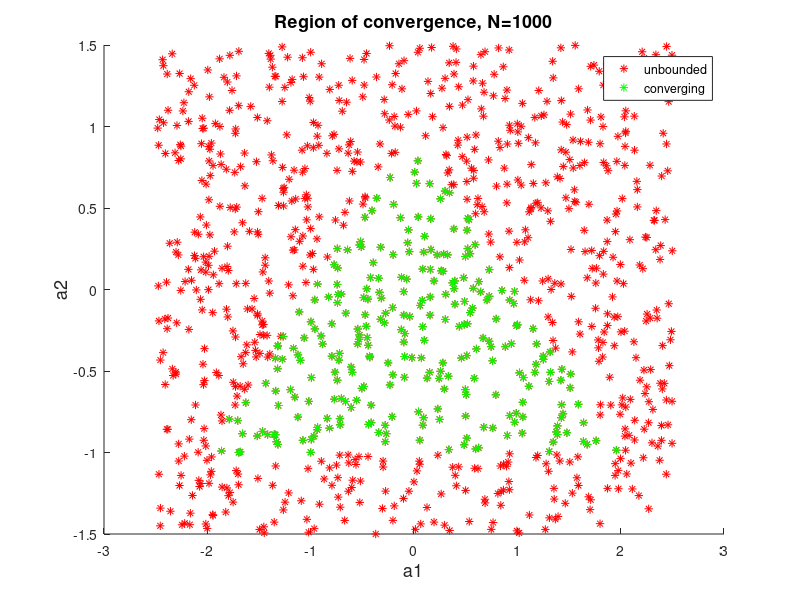

MATLAB code to generate this figure: (Note: this script raises an error after producing the figure.)
% CW2 q 2.3
clear all;
close all;

% q231
M = 1;
N = 1000;
a1_range = [-2.5, 2.5];
a2_range = [-1.5, 1.5];

a0 = 1;
a1 = a1_range(1) + (a1_range(2) - a1_range(1)) * rand(M, N);
a2 = a2_range(1) + (a2_range(2) - a2_range(1)) * rand(M, N);

N2 = 1000;
w = randn(M, N2);
b = [1];
a = [a0, a1, a2];
x=filter(b,a,w);

figure; hold on
plot(a1, a2, 'r*');
cond1 = (a1 < (1 - a2));
cond2 = (a1 > (a2 -1));
cond3a = a2<1;
cond3b = a2>(-1);
a1_bound = a1( cond1 & cond2 & cond3a & cond3b);
a2_bound = a2( cond1 & cond2 & cond3a & cond3b);
% a2(a1 < (1 - a2));
% a2_bound = a2_bound(a1 > (a2 -1));
% a2_bound = a2_bound( a2<1 );
% a2_bound = a2_bound( a2>(-1));
plot(a1_bound, a2_bound, 'g*');
title(['\fontsize{18}Region of convergence, N=', num2str(N)]);
xlabel('\fontsize{18}a1'); ylabel('\fontsize{18}a2');
legend('unbounded', 'converging')
hold off


%% q232 Sunspot
% Use load sunspot.dat -- The data are contained in the second column of 
% the variable sunspot
load sunspot.dat        % 'sunspot'
sun = sunspot(:,2);
sun_norm = zscore(sun);
time = sunspot(:,1);


% ACF sunspots
figure('PaperPosition', [0 0 35 14]);
plotcount=1;
m_sun = zeros(1,3);
for N = [5, 20, 250]
    sample_sun = sun(1:N);
    [acf, tau] = xcorr(sample_sun, 'unbiased');    
    sample_sun = sun(1:N);
    [acf_m, tau_m] = xcorr(sample_sun - mean(sample_sun), 'unbiased');
    subplot(1,3,plotcount);
    stem(tau, acf); hold on
    stem(tau_m, acf_m);
    title(['\fontsize{18}ACF of sunspots, N=', num2str(N)])
    xlabel('Time lag tau'); ylabel('ACF strength');
    set(gca, 'Fontsize', 18);
    lgd = legend('Sunspot data', 'Zero-mean data'); lgd.Location = 'south';

    plotcount = plotcount+1;
    hold off
end
saveas(gcf,'CW2_q232','epsc');
%%
p =3;
a = aryule(sun_norm, p);
est_x = filter(1, a, sun_norm);
est_x = zscore(est_x);
figure('PaperPosition', [0 0 10 8]); hold on
plot(time, sun_norm); plot(time, est_x);
title('YW AR(2) Sunspot estimate');
xlabel('Time (yrs)'); ylabel('Sunspots');
lgd = legend('Sunspot', 'Estimate'); lgd.FontSize = 15;
set(gca, 'Fontsize', 18);
saveas(gcf, 'CW2_q232_est', 'epsc');




%% q233: YW model order

p_max = 10;
sun_norm = zscore(sunspot(:,2));    % Normalizing sunspot to 0 mean 1 variance
% Calculate AR(p) models 
for p=1:p_max
    [part_coeffs, var, ref_coeff] = aryule(sunspot(:,2), p);
    [part_coeffs_norm, var_norm, ref_coeff_norm] = aryule(sun_norm, p);  
    
end

% Plot stem of 'reflection coefficients'
figure('PaperPosition',[0 0 35 8]); subplot(1,2,1); hold on
stem(-ref_coeff); plot(zeros(1,p)+var_norm); plot(zeros(1,p)-var_norm);
set(gca, 'Fontsize', 20);
title('RCs'); xlabel('Model order');
hold off
subplot(1,2,2); hold on
stem(-ref_coeff_norm); plot(zeros(1,p)+var_norm); plot(zeros(1,p)-var_norm); 
set(gca, 'Fontsize', 20); 
title('RCs normalized'); ylabel('Reflection coeff');
hold off
saveas(gcf,'CW2_q233','epsc');


%% q 2.3.4: Model order estimation: MDL, AIC, AICc
N = length(sunspot);
wgn = randn(N, 1);

p_max = 10;                 % Max. order to estimate to 
error_cum = zeros(1, p_max);
MDL = zeros(1, p_max);      
AIC = zeros(1, p_max);
AICc = zeros(1, p_max);     % Corrected Akaike's Info Crit

% Get MDL, AIC, & AICc
for p=1:p_max
    part_coeffs = aryule(sun_norm, p);
    a = [part_coeffs(2:end)];
    % est_x = filter(-part_coeffs, 1, sun_norm); %filter(1, a, sun_norm);  %
    est_x = filter(1, a, sun_norm);
    
    % Cumulative error f
    error_cum(p) = sum((est_x - sun_norm).^2);

    MDL(p) = log(error_cum(p)) + ((p*log(N)) / N);   
    AIC(p) = log(error_cum(p)) + ((2*p) / N);
    AICc(p) = AIC(p) + ((2*p*(p+1))/(N-p-1));
    
end
% normalizing 
max_i = max([max(MDL), max(AIC), max(AICc)]);
MDL = MDL./max(MDL); 
AIC = AIC./max(AIC);
AICc = AICc./max(AICc);
% MDL = MDL./max_i; 
% AIC = AIC./max_i;
% AICc = AICc./max_i;

a = aryule(sun_norm, 3);
est_x = filter([1], a, sun_norm);
est_x = zscore(est_x);
figure; hold on
plot(est_x); plot(sun_norm);
hold off

figure; hold on;
p = 1:p_max;
plot(p, MDL'); plot(p, AIC'); plot(p, AICc'); % plot(error(N,:)');
title('Model Order Estimation');
xlabel('Model order p'); ylabel('Strength');
set(gca, 'Fontsize', 18);
legend('MDL', 'AIC', 'AICc'); %, 'Cumulative sq error');
hold off
saveas(gcf,'CW2_q234','epsc');



%% 2.3.5 Predicting with AR models

ar1_sys = ar(sun_norm, 1, 'yw');
ar2_sys = ar(sun_norm, 2, 'yw');
ar10_sys = ar(sun_norm, 10, 'yw');


% Forecasting
figure('PaperPosition',[0 0 35 30]);    % [left bottom width height]
m_all = [1,2,5,10];     % prediction horizons
error_ar1 = zeros(1, length(m_all));
error_ar2 = zeros(1, length(m_all));
error_ar10 = zeros(1, length(m_all));
plot_count = 1;
for m = m_all
    est_ar1 = predict(ar1_sys, sun_norm, m);
    est_ar2 = predict(ar2_sys, sun_norm, m);
    est_ar10 = predict(ar10_sys, sun_norm, m);

    error_ar1(plot_count) = sum((est_ar1 - sun_norm).^2);
    error_ar2(plot_count) = sum((est_ar2 - sun_norm).^2);
    error_ar10(plot_count) = sum((est_ar10 - sun_norm).^2);
    
    % plot sunspot + estimate
    subplot(2,2,plot_count); hold on
    plot(sun_norm); 
    plot(est_ar1); plot(est_ar2); plot(est_ar10);
    title(['Forecast, steps m=', num2str(m)]);
    xlabel('time step n'); ylabel('signal strength');
    legend('sunspot', 'AR(1)', 'AR(2)', 'AR(10)');
    set(gca, 'Fontsize', 20);
    hold off
    
    plot_count = plot_count+1;
    % plot error
end   
saveas(gcf,'CW2_q235','epsc');

figure; hold on 
plot(m_all, error_ar1); plot(m_all, error_ar2); plot(m_all, error_ar10); 
title('Error of AR model forecasts');
xlabel('Prediction horizon m'); ylabel('Cumulative squared error');
xticks(m_all);
set(gca, 'Fontsize', 20);
legend('AR(1)', 'AR(2)', 'AR(10)');
hold off
saveas(gcf,'CW2_q235_error','epsc');


